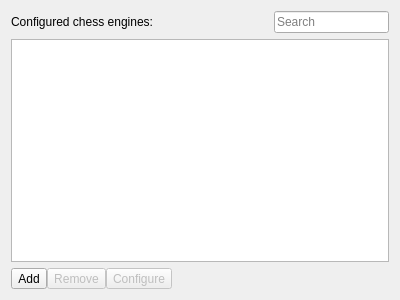
<?xml version="1.0" encoding="UTF-8"?>
<ui version="4.0">
 <class>EngineManagementWidget</class>
 <widget class="QWidget" name="EngineManagementWidget">
  <property name="geometry">
   <rect>
    <x>0</x>
    <y>0</y>
    <width>400</width>
    <height>300</height>
   </rect>
  </property>
  <property name="windowTitle">
   <string>Form</string>
  </property>
  <layout class="QVBoxLayout" name="verticalLayout">
   <item>
    <layout class="QHBoxLayout" name="horizontalLayout_2">
     <item>
      <widget class="QLabel" name="label">
       <property name="text">
        <string>Configured chess engines:</string>
       </property>
      </widget>
     </item>
     <item>
      <spacer name="horizontalSpacer_2">
       <property name="orientation">
        <enum>Qt::Horizontal</enum>
       </property>
       <property name="sizeHint" stdset="0">
        <size>
         <width>40</width>
         <height>20</height>
        </size>
       </property>
      </spacer>
     </item>
     <item>
      <widget class="QLineEdit" name="m_searchEngineEdit">
       <property name="placeholderText">
        <string>Search</string>
       </property>
       <property name="clearButtonEnabled">
        <bool>true</bool>
       </property>
      </widget>
     </item>
    </layout>
   </item>
   <item>
    <widget class="QListView" name="m_enginesList"/>
   </item>
   <item>
    <layout class="QHBoxLayout" name="horizontalLayout_3">
     <property name="spacing">
      <number>0</number>
     </property>
     <item>
      <widget class="QToolButton" name="m_addBtn">
       <property name="toolTip">
        <string>Add a new engine</string>
       </property>
       <property name="text">
        <string>Add</string>
       </property>
       <property name="icon">
        <iconset resource="../res/icons/icons.qrc">
         <normaloff>:/icons/toolbutton/add_16x16.png</normaloff>:/icons/toolbutton/add_16x16.png</iconset>
       </property>
      </widget>
     </item>
     <item>
      <widget class="QToolButton" name="m_removeBtn">
       <property name="enabled">
        <bool>false</bool>
       </property>
       <property name="toolTip">
        <string>Remove selected engine(s)</string>
       </property>
       <property name="text">
        <string>Remove</string>
       </property>
       <property name="icon">
        <iconset resource="../res/icons/icons.qrc">
         <normaloff>:/icons/toolbutton/remove_16x16.png</normaloff>:/icons/toolbutton/remove_16x16.png</iconset>
       </property>
      </widget>
     </item>
     <item>
      <widget class="QToolButton" name="m_configureBtn">
       <property name="enabled">
        <bool>false</bool>
       </property>
       <property name="toolTip">
        <string>Configure selected engine(s)</string>
       </property>
       <property name="text">
        <string>Configure</string>
       </property>
       <property name="icon">
        <iconset resource="../res/icons/icons.qrc">
         <normaloff>:/icons/toolbutton/configure_16x16.png</normaloff>:/icons/toolbutton/configure_16x16.png</iconset>
       </property>
      </widget>
     </item>
     <item>
      <spacer name="horizontalSpacer">
       <property name="orientation">
        <enum>Qt::Horizontal</enum>
       </property>
       <property name="sizeHint" stdset="0">
        <size>
         <width>40</width>
         <height>20</height>
        </size>
       </property>
      </spacer>
     </item>
    </layout>
   </item>
  </layout>
 </widget>
 <resources>
  <include location="../res/icons/icons.qrc"/>
 </resources>
 <connections/>
</ui>
